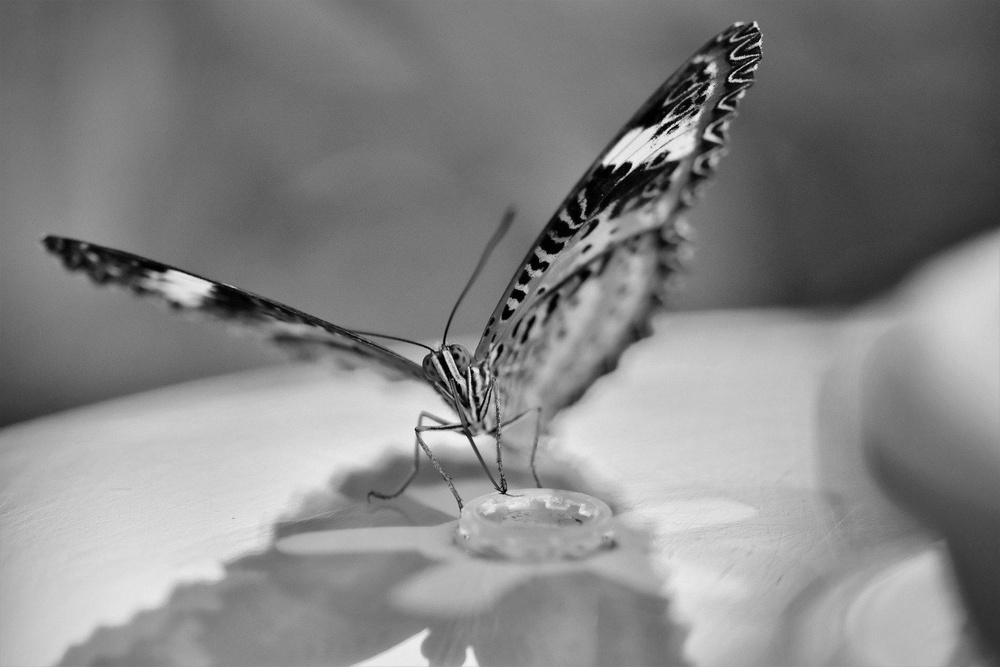
%> input picture images/butterfly.jpg, 1000 x 667 px, shrunk from 1920 x 1280 before the run
$ octave svd_images.m   (GNU Octave 9; MATLAB toolbox functions it lacks are replaced by stand-ins)
%> lines starting %> are read from the running program, lines starting %| are printed output that depends on the picture
% Image compression example using SVD
% (singular value decomposition)

% Original image files (grayscale)
files = {'images/butterfly.jpg', ...
         'images/goose.jpg', ...
         'images/rabbit.jpg'};

close all;
for i = 1:3

    % Load and show original image
    fn = files{i};
    A = imread(fn);
%> A is the input picture: size 667x1000 uint8; min 0, max 247, mean 134.2
    subplot(3,3,i);
    imshow(A);
    [r, c] = size(A);
%> r = 667; c = 1000
    info = whos('A');
    mem_kb = info.bytes/1000;
    title(['Original (', num2str(r), ' x ', num2str(c), ', ', ...
        num2str(mem_kb), 'kB )']);

    % Perform SVD
    [U,S,V] = svd(double(A));

    % Plot singular values
    subplot(4,3,3+i)
    plot(log(diag(S)), 'LineWidth', 1);
    title('Singular values on log-scale');
    ylabel('log(\sigma_i)');
    xlabel('i');
    axis tight;

    % Create and show reconstruction with 10 singular values
    subplot(4,3,6+i)
    R  = 10;
    Ur = U(:,1:R);
    Sr = S(1:R, 1:R);
    Vr = V(:,1:R);
    B  = uint8(Ur * Sr * Vr');
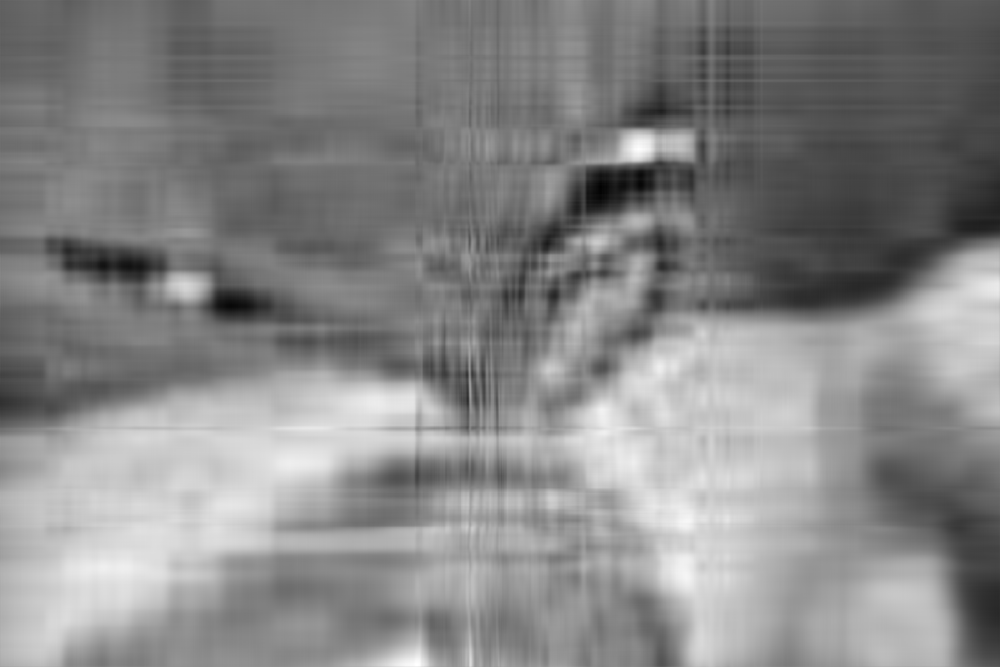
%> B: size 667x1000 uint8; min 2, max 255, mean 134.1
    imshow(B);
    title('Reconstruction with 10 singular values');

    % Create and show reconstruction with 100 singular values
    subplot(4,3,9+i)
    R  = 100;
    Ur = U(:,1:R);
    Sr = S(1:R, 1:R);
    Vr = V(:,1:R);
    B  = uint8(Ur * Sr * Vr');
    imshow(B);
    title('Reconstruction with 100 singular values');
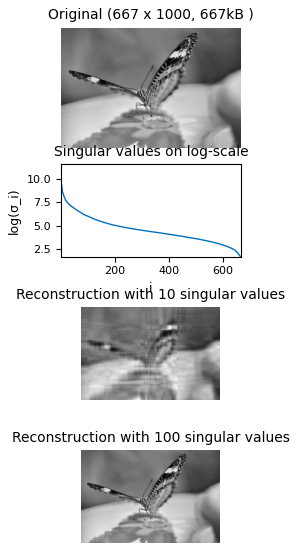
%> figure redrawn from the program's plot data, 4 panels


end
%> pass 2 of the loop `for i = 1:3`:
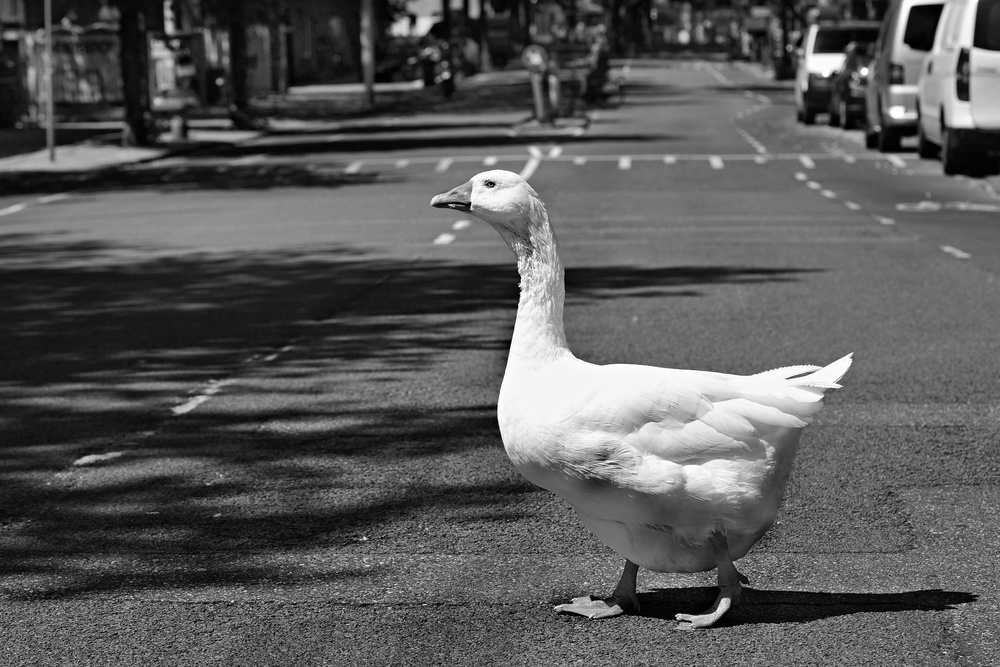
%> input picture images/goose.jpg, 1000 x 667 px, shrunk from 1920 x 1281 before the run
%> A is the input picture: size 667x1000 uint8; min 0, max 255, mean 88.6
%> `B  = uint8(Ur * Sr * Vr');`:
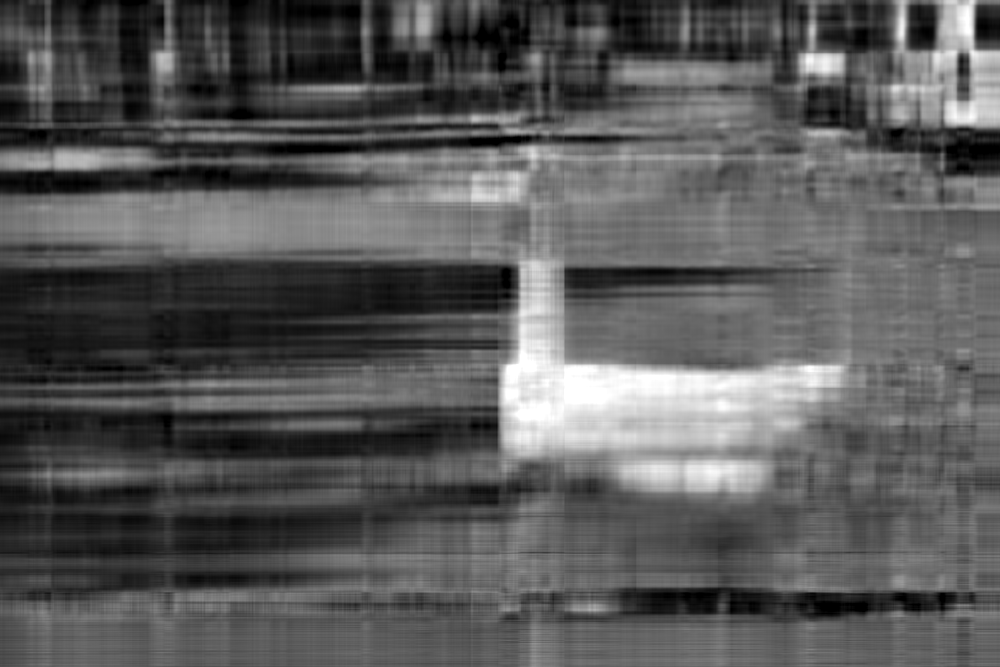
%> B: size 667x1000 uint8; min 0, max 255, mean 88.6; mean of the top-left, top-right, bottom-left and bottom-right quarters 68.7, 100.3, 67.5, 117.8
%> `title('Reconstruction with 100 singular values');`:
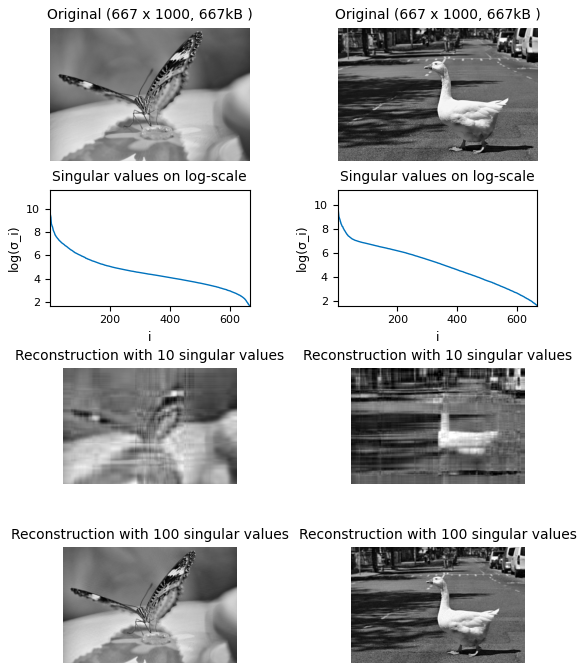
%> figure redrawn from the program's plot data, 8 panels
%> pass 3 of the loop `for i = 1:3`:
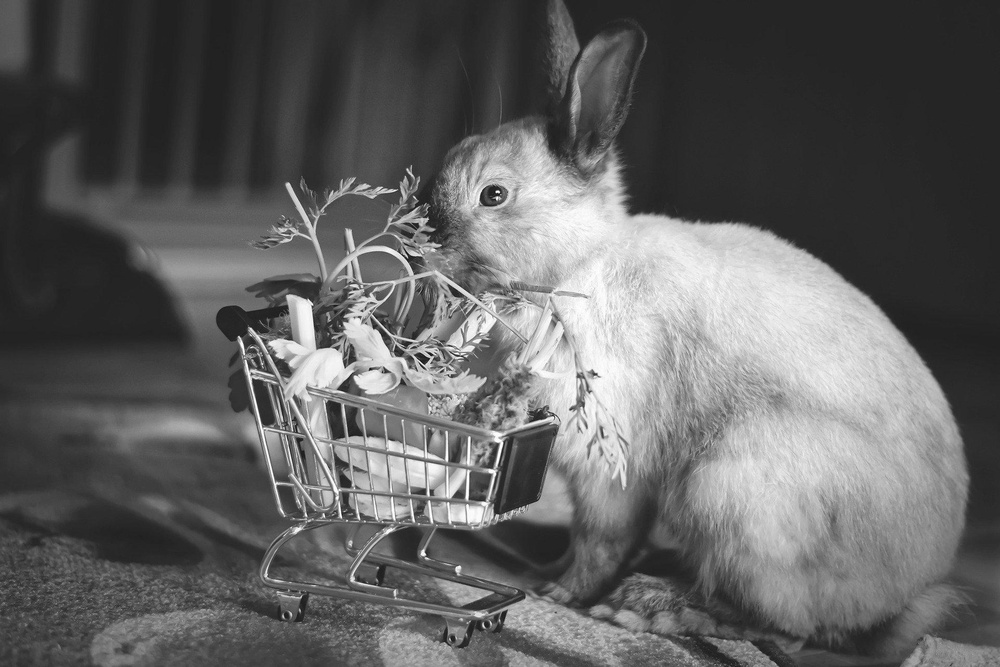
%> input picture images/rabbit.jpg, 1000 x 667 px, shrunk from 1920 x 1280 before the run
%> A is the input picture: size 667x1000 uint8; min 9, max 255, mean 97.3
%> `B  = uint8(Ur * Sr * Vr');`:
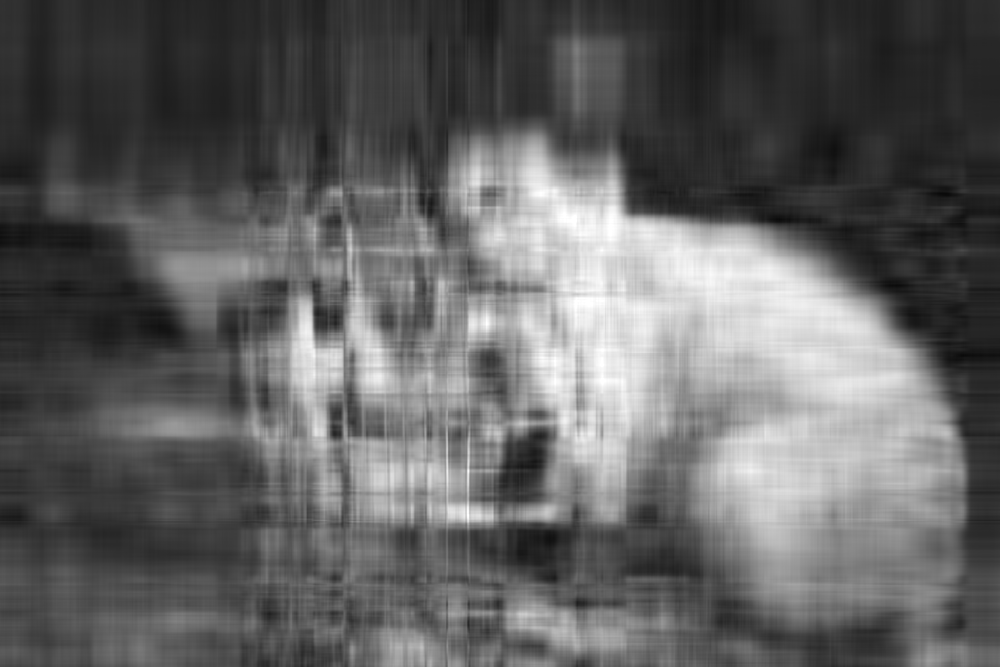
%> B: size 667x1000 uint8; min 10, max 255, mean 97.3
%> `title('Reconstruction with 100 singular values');`:
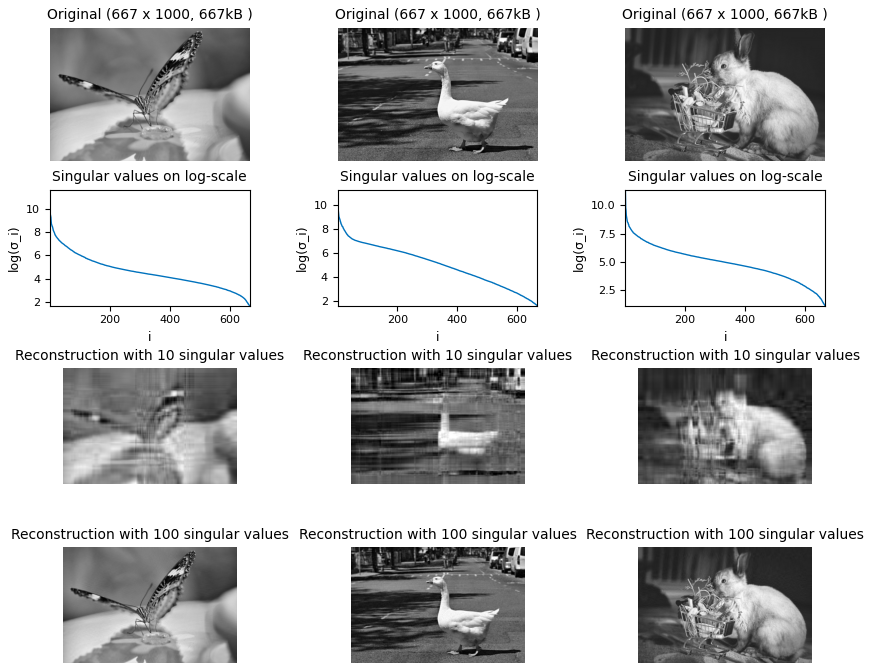
%> figure redrawn from the program's plot data, 12 panels
